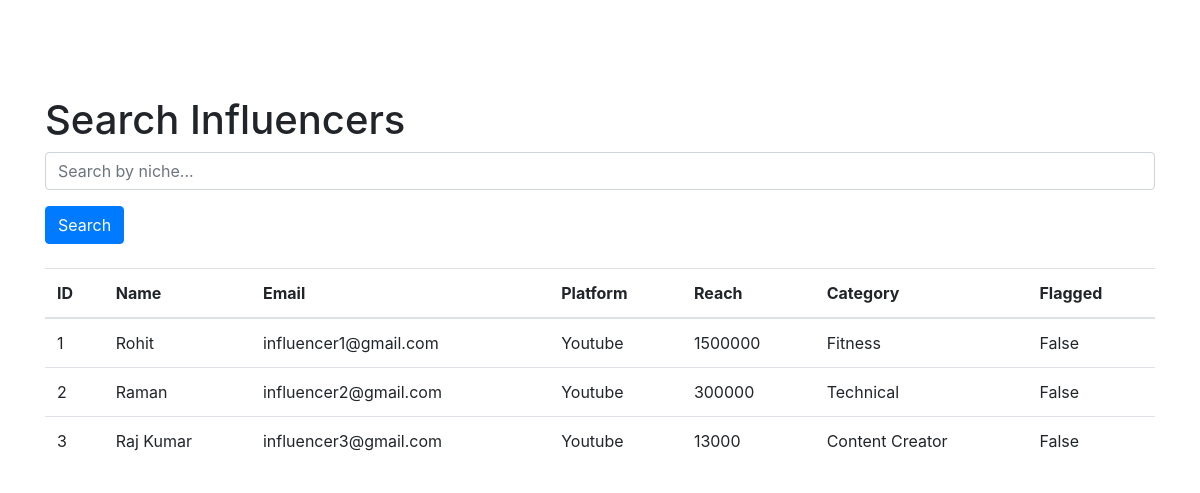
Screenshot of /sponsor/search_influencers with the database file from the repository.
### app/models.py (models this page shows, shortened)
class Influencer(db.Model):
    id = db.Column(db.Integer, primary_key=True)
    user_id = db.Column(db.Integer, db.ForeignKey('user.id'), nullable=False)
    name = db.Column(db.String(100), nullable=False)
    category = db.Column(db.String(100), nullable=False)
    niche = db.Column(db.String(100), nullable=False)
    reach = db.Column(db.Integer, nullable=False)
    flagged = db.Column(db.Boolean, default=False)
    ad_requests = db.relationship('AdRequest', backref='influencer', lazy=True)

class User(db.Model, UserMixin):
    id = db.Column(db.Integer, primary_key=True)
    username = db.Column(db.String(150), unique=True, nullable=False)
    email = db.Column(db.String(150), unique=True, nullable=False)
    password = db.Column(db.String(150), nullable=False)
    role = db.Column(db.String(20), nullable=False, default='user') # "admin", "sponsor", "influencer"
    sponsors = db.relationship('Sponsor', backref='user', lazy=True)
    influencers = db.relationship('Influencer', backref='user', lazy=True)
    created_at = db.Column(db.DateTime)

### app/routes.py (the view)
@app.route("/sponsor/search_influencers", methods=['GET', 'POST'])
def search_influencers():
    query = request.args.get('query')
    if query:
        influencers = Influencer.query.filter((Influencer.niche.ilike(f"%{query}%")) | (Influencer.id.ilike(f"%{query}%"))| (Influencer.category.ilike(f"%{query}%")) | (Influencer.name.ilike(f"%{query}%")), Influencer.flagged==False).all()
    else:
        influencers = Influencer.query.filter(Influencer.flagged==False).all()
    return render_template('search_influencers.html', influencers=influencers)

### app/templates/search_influencers.html (shortened to what this page needs)
{% extends "base.html" %}
{% block content %}
<h1>Search Influencers</h1>
<form method="GET" action="{{ url_for('search_influencers') }}">
    <div class="form-group">
        <input type="text" class="form-control" name="query" placeholder="Search by niche...">
    </div>
    <button type="submit" class="btn btn-primary">Search</button>
</form>
<table class="table mt-4">
    <thead>
        <tr>
            <th>ID</th>
            <th>Name</th>
            <th>Email</th>
            <th>Platform</th>
            <th>Reach</th>
            <th>Category</th>
            <th>Flagged</th>
        </tr>
    </thead>
    <tbody>
        {% for influencer in influencers %}
        <tr>
            <td>{{ influencer.id }}</td>
            <td>{{ influencer.name }}</td>
            <td>{{ influencer.user.email }}</td>
            <td>{{ influencer.niche }}</td>
            <td>{{ influencer.reach }}</td>
            <td>{{ influencer.category }}</td>
            <td>{{ influencer.flagged }}</td>
        </tr>
        {% endfor %}
    </tbody>
</table>
{% endblock %}

### app/templates/base.html (shortened to what this page needs)
<!DOCTYPE html>
<html lang="en">
<head>
    <link href="https://stackpath.bootstrapcdn.com/bootstrap/4.5.2/css/bootstrap.min.css" rel="stylesheet">
</head>
<body>
    <div class="container mt-5 pt-5">
        {% block content %}{% endblock %}
    </div>
</body>
</html>

### rows the page displays
Influencer: id "1", name "Rohit", user.email "influencer1@gmail.com", niche "Youtube", reach "1500000", category "Fitness", flagged "False"
Influencer: id "2", name "Raman", user.email "influencer2@gmail.com", niche "Youtube", reach "300000", category "Technical", flagged "False"
Influencer: id "3", name "Raj Kumar", user.email "influencer3@gmail.com", niche "Youtube", reach "13000", category "Content Creator", flagged "False"
